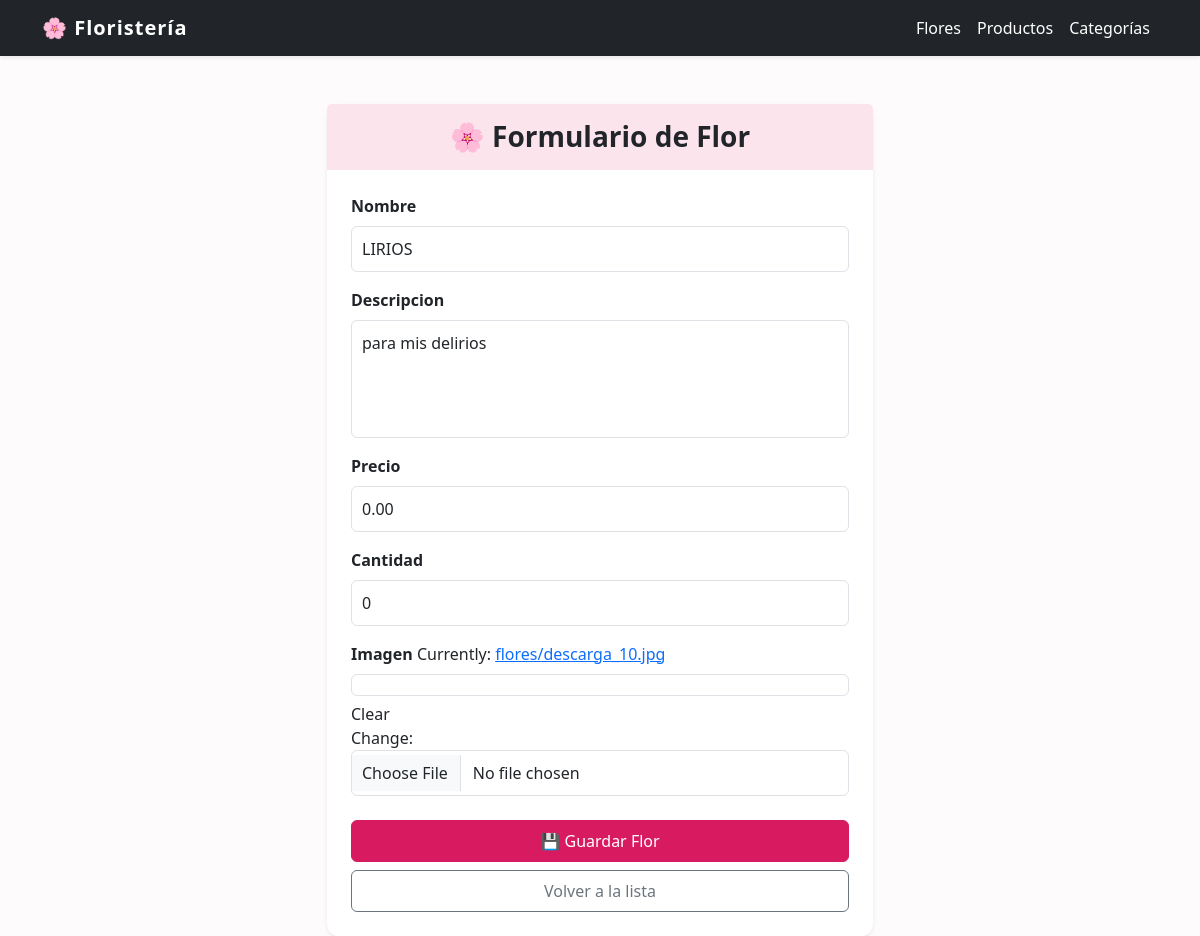
Screenshot of /editar/1/ with the database file from the repository.
### flor/models.py (models this page shows, shortened)
class Flor(models.Model):
    nombre = models.CharField(max_length=100)
    descripcion = models.TextField()
    precio = models.DecimalField(max_digits=10, decimal_places=2, default=0.00)
    cantidad = models.PositiveIntegerField(default=0)
    imagen = models.ImageField(upload_to='flores/', null=True, blank=True)

### flor/views.py (the view)
# urls.py: path('editar/<int:id>/', views.editar_flor, name='editar_flor'),
def editar_flor(request, id):
    flor = get_object_or_404(Flor, id=id)
    form = FlorForm(request.POST or None, request.FILES or None, instance=flor)
    if form.is_valid():
        form.save()
        return redirect('lista_flores')
    return render(request, 'flor/form.html', {'form': form})

### flor/forms.py (shortened to what this page needs)
class FlorForm(forms.ModelForm):
    class Meta:
        model = Flor
        fields = '__all__'
        widgets = {
            'nombre': forms.TextInput(attrs={
                'class': 'form-control',
                'placeholder': 'Ingrese el nombre (solo letras)',
                'pattern': '[a-zA-ZáéíóúÁÉÍÓÚñÑ ]+',
                'title': 'Solo se permiten letras y espacios'
            }),
            'descripcion': forms.Textarea(attrs={
                'class': 'form-control w-100',
                'rows': 4,
                'style': 'resize:none;',
                'placeholder': 'Descripción (solo letras, mín. 10 carac.)',
            }),
            'precio': forms.NumberInput(attrs={
                'class': 'form-control',
                'step': '0.01',
                'min': '0',
            }),
            'cantidad': forms.NumberInput(attrs={
                'class': 'form-control',
                'min': '0',
            }),
            'imagen': forms.ClearableFileInput(attrs={
                'class': 'form-control'
            }),
        }

### flor/templates/flor/form.html (shortened to what this page needs)
{% extends 'flor/base.html' %}
{% block contenido %}
<div class="row justify-content-center">
    <div class="col-md-8 col-lg-6">
        <div class="card shadow-sm border-0">
            <div class="card-header bg-soft-pink border-0 py-3">
                <h3 class="mb-0 text-center fw-bold">🌸 Formulario de Flor</h3>
            </div>
            <div class="card-body p-4">
                <form method="POST" enctype="multipart/form-data">
                    {% for field in form %}
                    <div class="mb-3">
                        <label class="form-label fw-bold">{{ field.label }}</label>
                        {{ field }}
                    </div>
                    {% endfor %}
                    <div class="d-grid gap-2 mt-4">
                        <button type="submit" class="btn btn-primary py-2">💾 Guardar Flor</button>
                        <a href="{% url 'lista_flores' %}" class="btn btn-outline-secondary py-2">Volver a la lista</a>
                    </div>
                </form>
            </div>
        </div>
    </div>
</div>
{% endblock %}

### static/estilo.css (style rules this page uses)
:root { --primary-pink: #d81b60; --soft-pink: #fce4ec; --dark-pink: #880e4f; }
body { background-color: #fdfbfb; font-family: 'Segoe UI', Roboto, Helvetica, Arial, sans-serif; color: #b40789; }
.btn-primary { background-color: var(--primary-pink); border-color: var(--primary-pink); }
.bg-soft-pink { background-color: var(--soft-pink) !important; }
.card { transition: all 0.3s cubic-bezier(.25,.8,.25,1); }
input, textarea, select { border: 1px solid #dee2e6 !important; padding: 10px !important; }
.bg-soft-pink { background-color: #fce4ec; }
input, textarea, select { width: 100%; padding: 0.5rem 0.75rem; font-size: 1rem; font-weight: 400; line-height: 1.5; color: #212529; background-color: #fff; background-clip: padding-box; border: 1px solid #ced4da; appearance: none; border-radius: 0.375rem; transition: border-color 0.15s ease-in-out, box-shadow 0.15s ease-in-out; }
.card { border-radius: 12px; transition: transform 0.2s ease-in-out; }

### rows the page displays
Flor: form "LIRIOS" "para mis delirios" "0.00" "0"

### other values shown
{{ field.label }} "Nombre" "Descripcion" "Precio" "Cantidad" "Imagen"
